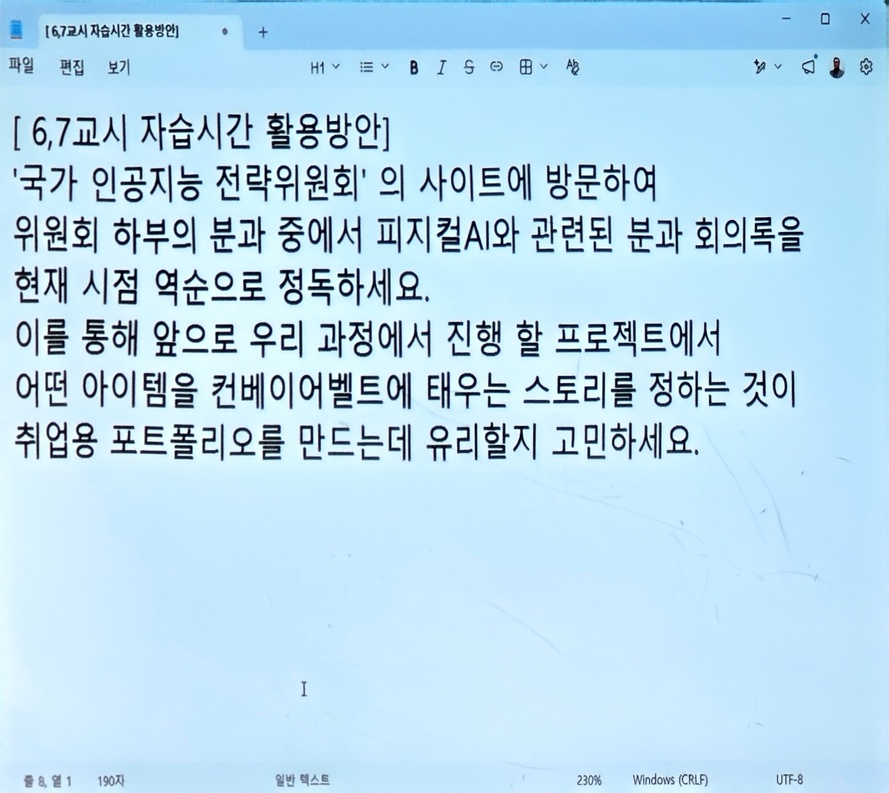
#> input picture 260630/a8.jpg, 889 x 793 px, shrunk from 1852 x 1652 before the run, given in place of the camera
$ python canny_gemini.py   (older library calls are emulated)
#> lines starting #> are read from the running program, lines starting #| are printed output that depends on the picture
import cv2
import numpy as np

# 웹캠 열기
cap = cv2.VideoCapture(0)

print('width: {0}, height: {1}'.format(cap.get(3), cap.get(4)))

while(True):
    ret, src = cap.read()
#> src is the input picture: shape (793, 889, 3); mean B, G, R 239.6, 219.8, 185

    if (ret):
        # 1. 컬러 영상을 그레이스케일로 변환
        gray = cv2.cvtColor(src, cv2.COLOR_BGR2GRAY)
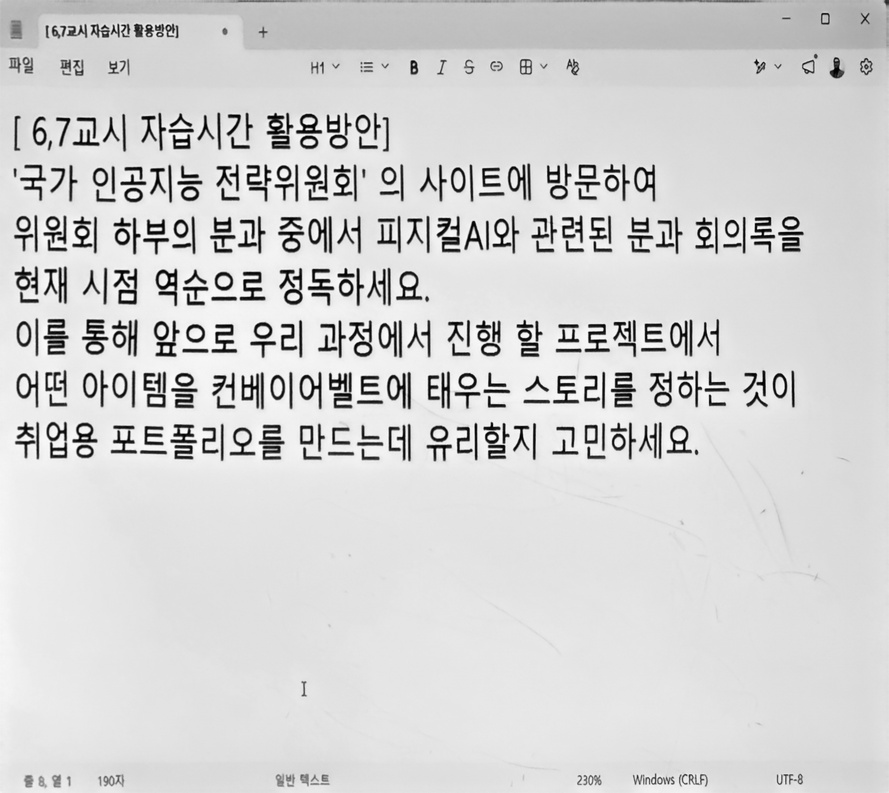
#> gray: shape (793, 889); min 1, max 254, mean 211.7

        # ----------------------------------------------------
        # 방법 A: Sobel + Magnitude (직접 에지 크기 계산)
        # ----------------------------------------------------
        sobel_x = cv2.Sobel(gray, cv2.CV_64F, 1, 0, ksize=3)
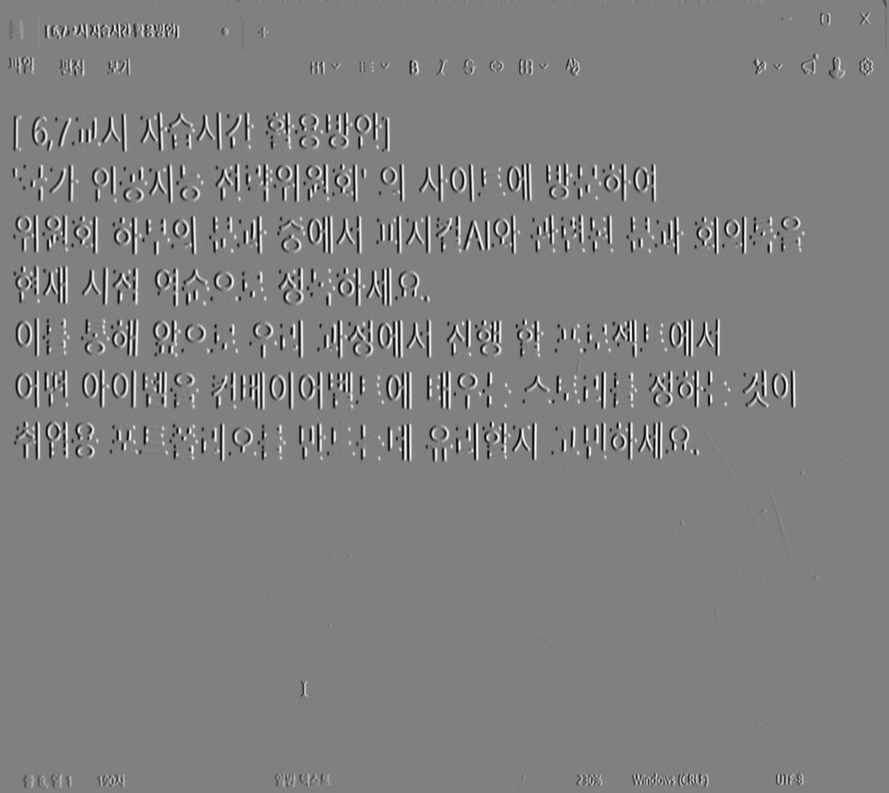
#> sobel_x: shape (793, 889) float64; min -986, max 971, mean -0.2; drawn with min black and max white
        sobel_y = cv2.Sobel(gray, cv2.CV_64F, 0, 1, ksize=3)
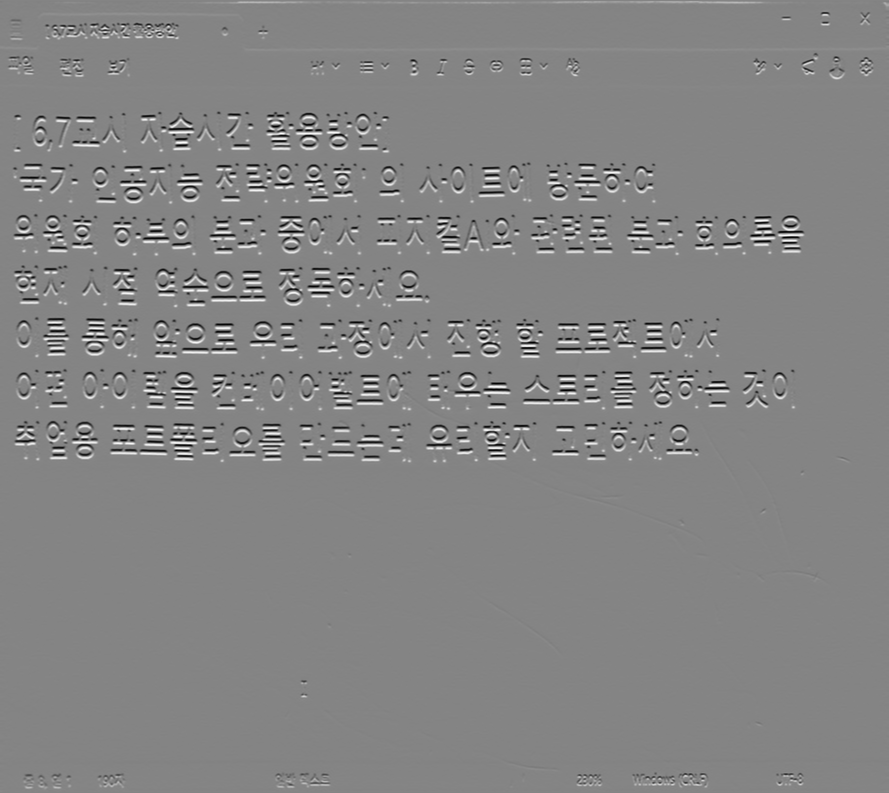
#> sobel_y: shape (793, 889) float64; min -999, max 924, mean 0.7; drawn with min black and max white
        dst_magnitude = cv2.magnitude(sobel_x, sobel_y)
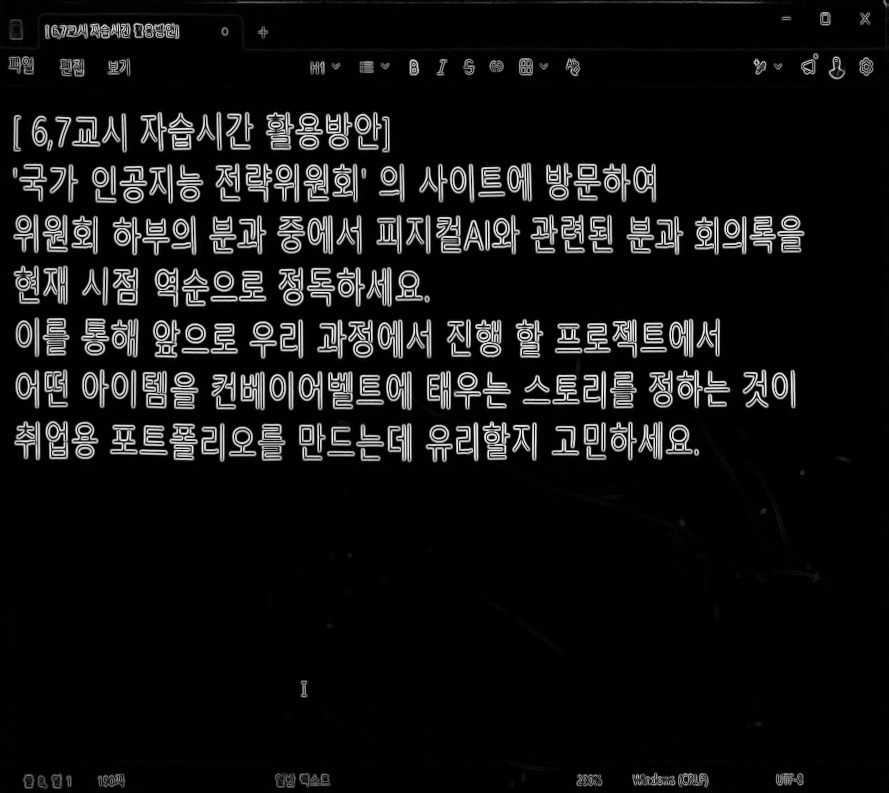
#> dst_magnitude: shape (793, 889) float64; min 0, max 999.1, mean 75; drawn with min black and max white
        dst_sobel = cv2.convertScaleAbs(dst_magnitude) # 최종 Sobel 결과물
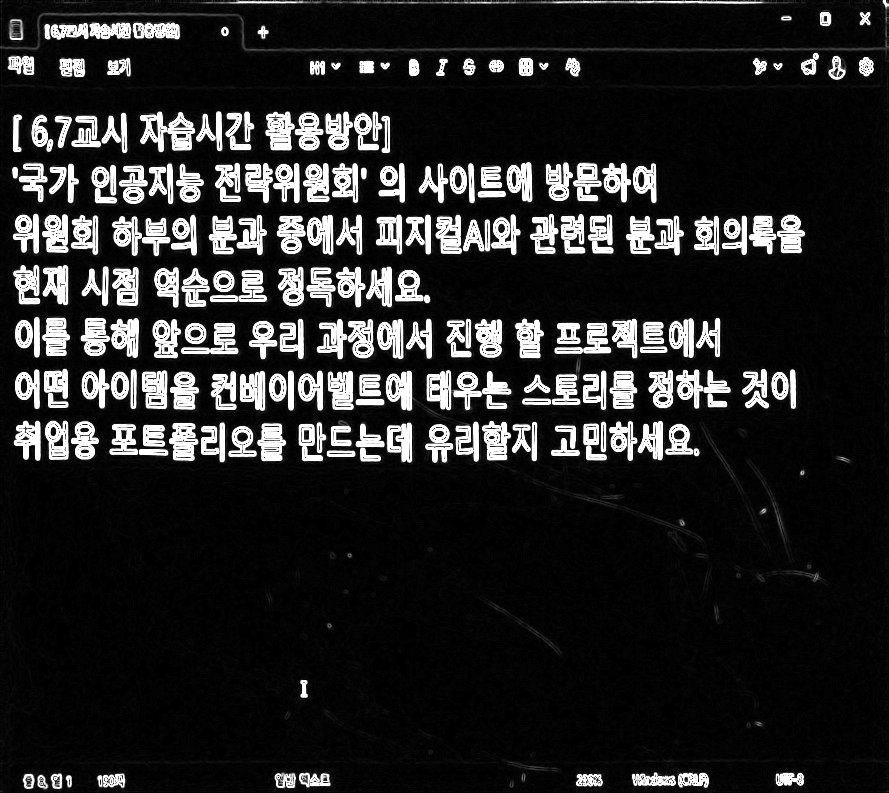
#> dst_sobel: shape (793, 889); min 0, max 255, mean 37.3

        # ----------------------------------------------------
        # 방법 B: Canny Edge Detection (기본 파라미터 적용)
        # ----------------------------------------------------
        # threshold1 (하한 임계값): 50, threshold2 (상한 임계값): 150으로 설정
        # apertureSize(소벨 커널 크기)는 기본값 3, L2gradient는 False가 기본입니다.
        dst_canny = cv2.Canny(gray, threshold1=50, threshold2=150)
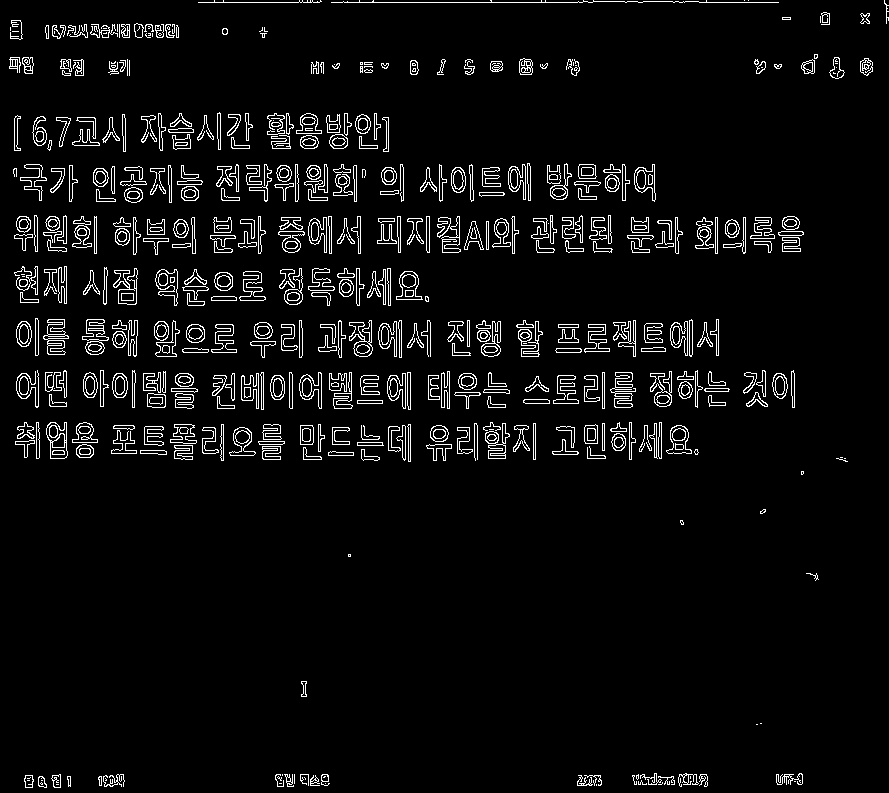
#> dst_canny: shape (793, 889); 5% white in thin lines or dots

        # 2. 결과 영상들을 각각 다른 창에 출력
        cv2.imshow('Original', src)
        cv2.imshow('Sobel Magnitude', dst_sobel)
        cv2.imshow('Canny Edge', dst_canny)

        if cv2.waitKey(1) & 0xFF == ord('q'):
#> (key q is pressed here)
            break
    else:
        break

cap.release()
cv2.destroyAllWindows()
